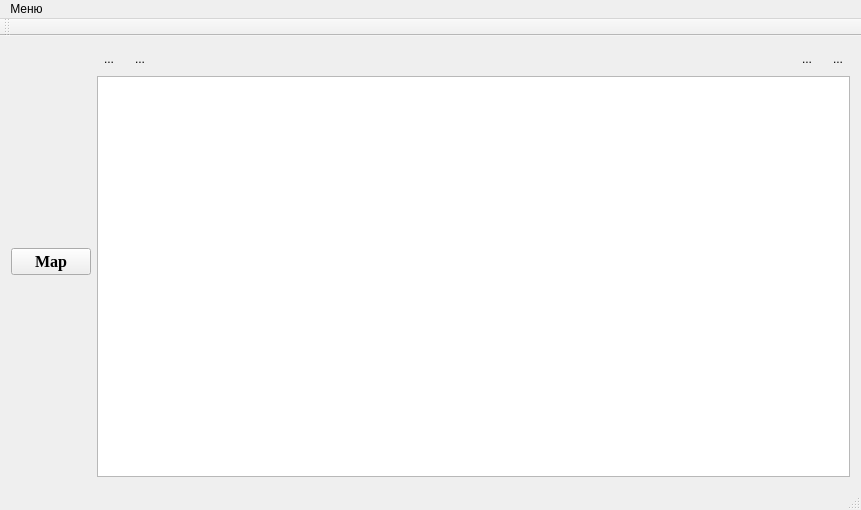
<?xml version="1.0" encoding="UTF-8"?>
<ui version="4.0">
 <class>MainWindow</class>
 <widget class="QMainWindow" name="MainWindow">
  <property name="geometry">
   <rect>
    <x>0</x>
    <y>0</y>
    <width>861</width>
    <height>510</height>
   </rect>
  </property>
  <property name="baseSize">
   <size>
    <width>0</width>
    <height>0</height>
   </size>
  </property>
  <property name="windowTitle">
   <string>MainWindow</string>
  </property>
  <widget class="QWidget" name="centralWidget">
   <layout class="QHBoxLayout" name="horizontalLayout">
    <item>
     <widget class="QPushButton" name="pushButton">
      <property name="enabled">
       <bool>true</bool>
      </property>
      <property name="font">
       <font>
        <family>Times New Roman</family>
        <pointsize>12</pointsize>
        <weight>75</weight>
        <bold>true</bold>
       </font>
      </property>
      <property name="layoutDirection">
       <enum>Qt::LeftToRight</enum>
      </property>
      <property name="text">
       <string>Map</string>
      </property>
     </widget>
    </item>
    <item>
     <layout class="QVBoxLayout" name="verticalLayout">
      <item>
       <layout class="QGridLayout" name="gridLayout">
        <property name="spacing">
         <number>7</number>
        </property>
        <item row="0" column="0">
         <widget class="QToolButton" name="people">
          <property name="text">
           <string>...</string>
          </property>
          <property name="icon">
           <iconset resource="icons.qrc">
            <normaloff>:/icons/people.png</normaloff>:/icons/people.png</iconset>
          </property>
          <property name="autoRaise">
           <bool>true</bool>
          </property>
         </widget>
        </item>
        <item row="0" column="2">
         <spacer name="horizontalSpacer">
          <property name="orientation">
           <enum>Qt::Horizontal</enum>
          </property>
          <property name="sizeHint" stdset="0">
           <size>
            <width>40</width>
            <height>20</height>
           </size>
          </property>
         </spacer>
        </item>
        <item row="0" column="1">
         <widget class="QToolButton" name="search">
          <property name="text">
           <string>...</string>
          </property>
          <property name="icon">
           <iconset resource="icons.qrc">
            <normaloff>:/icons/search.png</normaloff>:/icons/search.png</iconset>
          </property>
          <property name="autoRaise">
           <bool>true</bool>
          </property>
         </widget>
        </item>
        <item row="0" column="3">
         <widget class="QToolButton" name="add">
          <property name="text">
           <string/>
          </property>
          <property name="icon">
           <iconset resource="icons.qrc">
            <normaloff>:/icons/add.png</normaloff>:/icons/add.png</iconset>
          </property>
          <property name="checkable">
           <bool>false</bool>
          </property>
          <property name="autoRepeat">
           <bool>false</bool>
          </property>
          <property name="autoRaise">
           <bool>true</bool>
          </property>
         </widget>
        </item>
        <item row="0" column="4">
         <widget class="QToolButton" name="transform">
          <property name="text">
           <string>...</string>
          </property>
          <property name="icon">
           <iconset resource="icons.qrc">
            <normaloff>:/icons/transform.png</normaloff>:/icons/transform.png</iconset>
          </property>
          <property name="autoRaise">
           <bool>true</bool>
          </property>
         </widget>
        </item>
        <item row="0" column="5">
         <widget class="QToolButton" name="Delete">
          <property name="text">
           <string>...</string>
          </property>
          <property name="icon">
           <iconset resource="icons.qrc">
            <normaloff>:/icons/delete.png</normaloff>:/icons/delete.png</iconset>
          </property>
          <property name="autoRaise">
           <bool>true</bool>
          </property>
         </widget>
        </item>
       </layout>
      </item>
      <item>
       <widget class="QTableView" name="tableView"/>
      </item>
     </layout>
    </item>
   </layout>
  </widget>
  <widget class="QMenuBar" name="menuBar">
   <property name="geometry">
    <rect>
     <x>0</x>
     <y>0</y>
     <width>861</width>
     <height>26</height>
    </rect>
   </property>
   <widget class="QMenu" name="menu">
    <property name="title">
     <string>Меню</string>
    </property>
    <addaction name="action"/>
   </widget>
   <addaction name="menu"/>
  </widget>
  <widget class="QToolBar" name="mainToolBar">
   <attribute name="toolBarArea">
    <enum>TopToolBarArea</enum>
   </attribute>
   <attribute name="toolBarBreak">
    <bool>false</bool>
   </attribute>
  </widget>
  <widget class="QStatusBar" name="statusBar"/>
  <action name="action">
   <property name="text">
    <string>Соединение с БД</string>
   </property>
  </action>
 </widget>
 <layoutdefault spacing="6" margin="11"/>
 <resources>
  <include location="icons.qrc"/>
 </resources>
 <connections/>
</ui>
